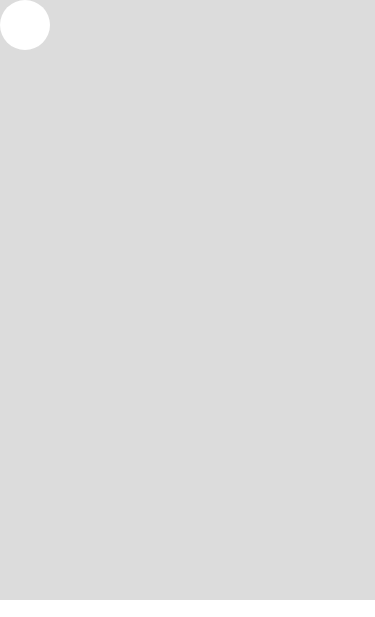
Frame 1 (no input)
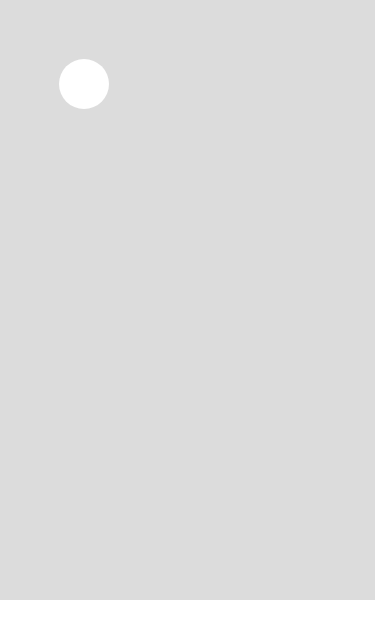
Frame 60 (no input)
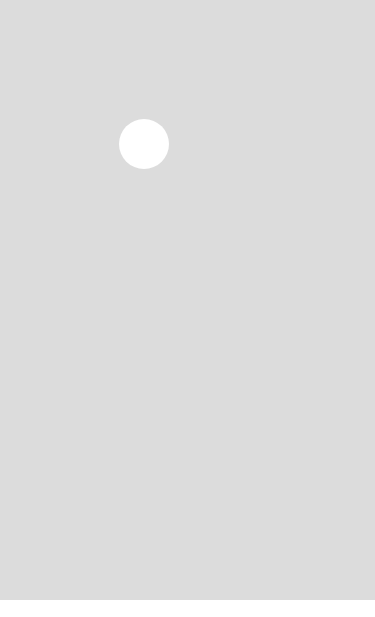
Frame 120 (the mouse pressed at the canvas centre since frame 60)

The p5.js sketch that drew these frames (run headless with seeded random() and noise() and a simulated clock; from frame 60 on, the mouse is pressed at the canvas centre):

// p5.js sketch
// ── sketch.js
let circleDiam = 50;
let xOrig = circleDiam / 2;
let yOrig = circleDiam / 2;
let xStep = 1;
let yStep = 1;
let x = xOrig;
let y = yOrig;
let shortenHeight = 50;
let iPhoneWidth = 375;
let iPhonwHeight = 667 - shortenHeight;

function setup() {
    createCanvas(iPhoneWidth, iPhonwHeight);
    background(220);
    noStroke();
}

function draw() {
    background(220);
    rect(0, 600, 375, 67);
    circle(x, y, circleDiam);
    x += xStep;
    y += yStep;;
    if (x > iPhoneWidth - (circleDiam / 2)) { x = xOrig };
    if (y > iPhonwHeight - (circleDiam)) { y = yOrig };
}
